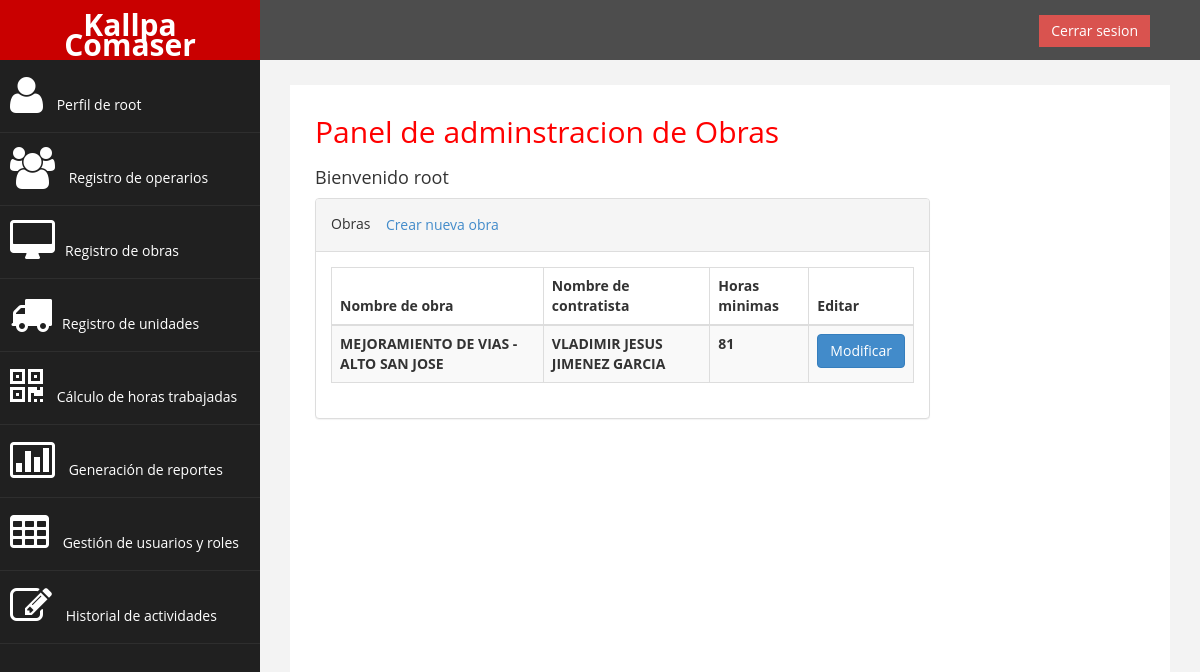
Page /listar_obras/ (signed in) on the earlier database version.
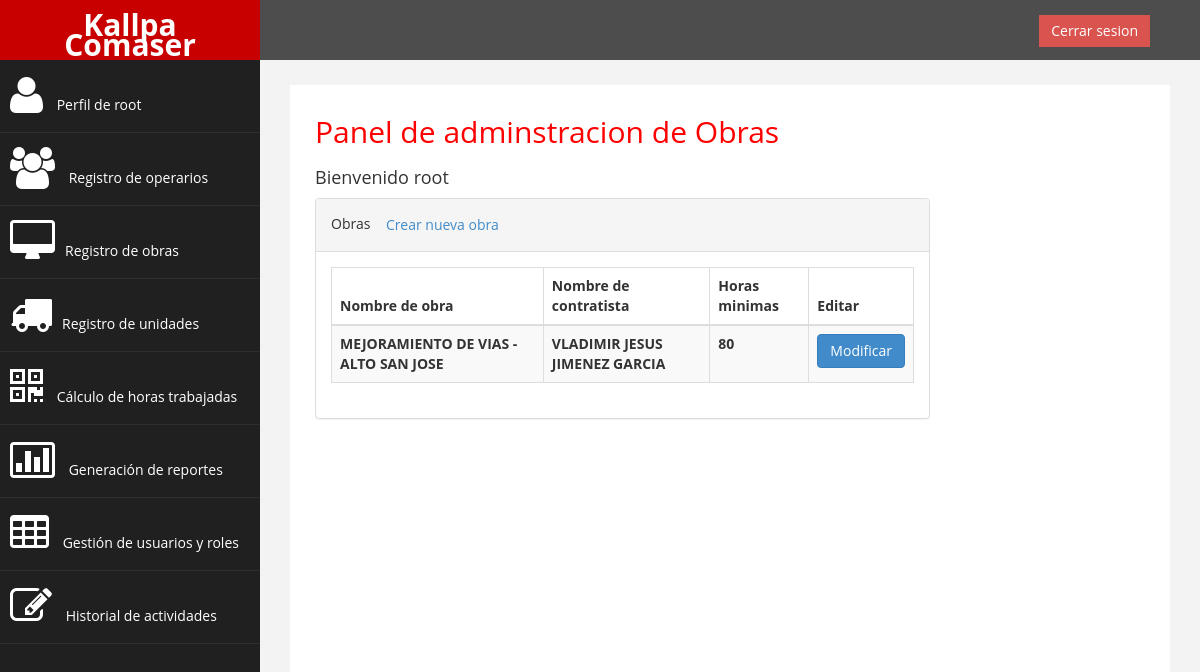
Same page on the later database version.
### sistemaLogeo/models.py (models this page shows, shortened)
class OBRA(models.Model):
    CodObra = models.AutoField(primary_key=True)
    NomObra = models.CharField(max_length=60)
    NomCon = models.CharField(max_length=60)
    HorMin = models.IntegerField(null=False)

### sistemaLogeo/views.py (the view)
# urls.py: path('listar_obras/', listar_obras, name='listar_obras'),
@login_required
@user_passes_test(permisoElevados, login_url='/')
def listar_obras(request):
    obras = OBRA.objects.all()
    return render(request, 'obra/listar_obras.html', {'obras': obras})

### sistemaLogeo/views.py (called while the page is built)
def permisoElevados(user):
    return user.is_staff or user.is_superuser

### sistemaLogeo/templates/obra/listar_obras.html (shortened to what this page needs)
{% extends "base.html" %}
{% block content %}
<div class="col-md-12">
    <h2>Panel de adminstracion de Obras</h2>
    <h4>Bienvenido {{ user.username }} </h4>
</div>
<div class="col-md-9 col-sm-12 col-xs-12">
    <div class="panel panel-default">
        <div class="panel-heading">
            Obras
            <a href="{% url 'crear_obra'%}" class="btn square-btn-adjust">Crear nueva obra</a>
        </div>
        <div class="panel-body">
            <div class="table-responsive">
                <table class="table table-striped table-bordered table-hover">
                    <thead>
                        <tr>
                            <th>Nombre de obra</th>
                            <th>Nombre de contratista</th>
                            <th>Horas minimas </th>
                            <th>Editar</th>
                        </tr>
                    </thead>
                    <tbody>
                        {% for obra in obras %}
                        <tr>
                            <th>{{ obra.NomObra }}</th>
                            <th>{{ obra.NomCon }}</th>
                            <th>{{ obra.HorMin }}</th>
                            <th><a href="{% url 'modificar_obra' obra.CodObra %}" class="btn btn-primary">Modificar</a></th>
                        </tr>
                        {% endfor %}
                    </tbody>
                </table>
            </div>
        </div>
    </div>
</div>
{% endblock %}

Differences in the rows shown:
changed OBRA "MEJORAMIENTO DE VIAS - ALTO SAN JOSE": HorMin "81" → "80"
